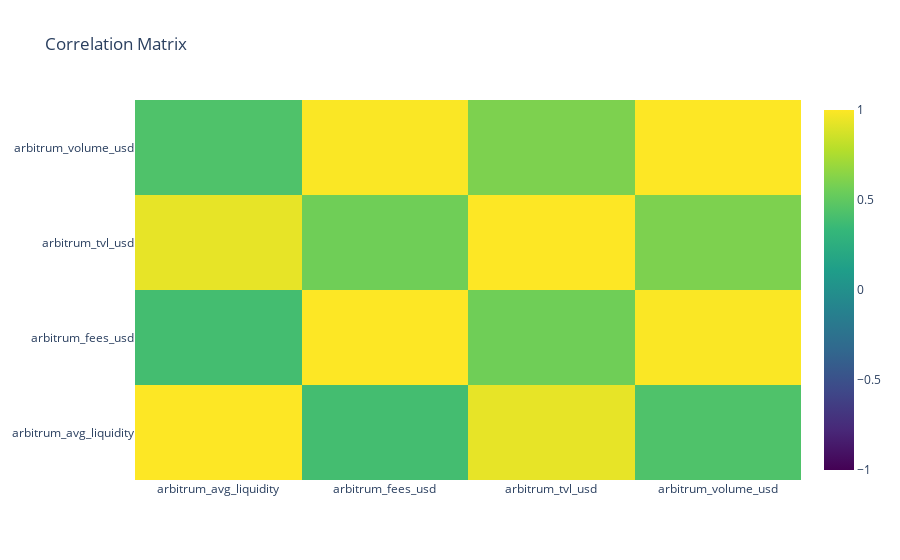

The cell this chart's notebook holds for it:
### Code cell
corr_matrix = weth_zro[['arbitrum_avg_liquidity', 'arbitrum_fees_usd', 'arbitrum_tvl_usd', 'arbitrum_volume_usd']].corr()

# Create a heatmap
fig = go.Figure(data=go.Heatmap(
                   z=corr_matrix.values,
                   x=corr_matrix.columns,
                   y=corr_matrix.columns,
                   colorscale='Viridis',
                   zmin=-1, zmax=1))

fig.update_layout(
    title='Correlation Matrix',
    xaxis_nticks=36
)

fig.show()

### Figure 1 — Plotly figure (JSON) as saved in the notebook; plotly's stock layout.template omitted (floating-point values rounded to 4 significant figures)
{"data": [{"colorscale": [[0, "#440154"], [0.1111, "#482878"], [0.2222, "#3e4989"], [0.3333, "#31688e"], [0.4444, "#26828e"], [0.5556, "#1f9e89"], [0.6667, "#35b779"], [0.7778, "#6ece58"], [0.8889, "#b5de2b"], [1, "#fde725"]], "type": "heatmap", "x": ["arbitrum_avg_liquidity", "arbitrum_fees_usd", "arbitrum_tvl_usd", "arbitrum_volume_usd"], "y": ["arbitrum_avg_liquidity", "arbitrum_fees_usd", "arbitrum_tvl_usd", "arbitrum_volume_usd"], "z": [[1, 0.3911, 0.9333, 0.4353], [0.3911, 1, 0.5582, 0.9919], [0.9333, 0.5582, 1, 0.6014], [0.4353, 0.9919, 0.6014, 1]], "zmax": 1, "zmin": -1}], "layout": {"title": {"text": "Correlation Matrix"}, "xaxis": {"nticks": 36}}}
